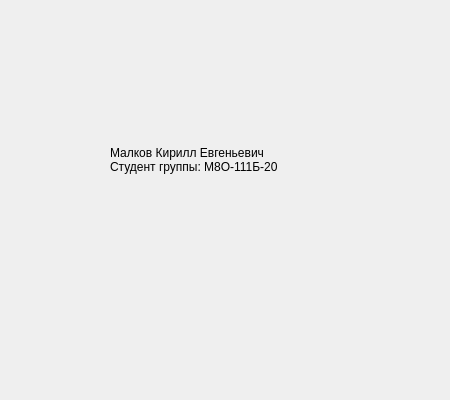
<?xml version="1.0" encoding="UTF-8"?>
<ui version="4.0">
 <class>AboutWin</class>
 <widget class="QDialog" name="AboutWin">
  <property name="geometry">
   <rect>
    <x>0</x>
    <y>0</y>
    <width>450</width>
    <height>400</height>
   </rect>
  </property>
  <property name="minimumSize">
   <size>
    <width>450</width>
    <height>400</height>
   </size>
  </property>
  <property name="maximumSize">
   <size>
    <width>450</width>
    <height>400</height>
   </size>
  </property>
  <property name="windowTitle">
   <string>Dialog</string>
  </property>
  <property name="styleSheet">
   <string notr="true">font: 10pt &quot;MS Shell Dlg 2&quot;;</string>
  </property>
  <widget class="QLabel" name="label">
   <property name="geometry">
    <rect>
     <x>110</x>
     <y>100</y>
     <width>230</width>
     <height>120</height>
    </rect>
   </property>
   <property name="text">
    <string>Малков Кирилл Евгеньевич
Студент группы: М8О-111Б-20</string>
   </property>
  </widget>
 </widget>
 <resources/>
 <connections/>
</ui>
